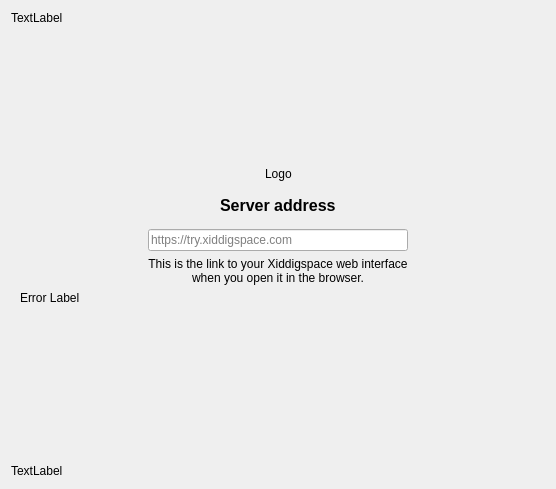
<?xml version="1.0" encoding="UTF-8"?>
<ui version="4.0">
 <class>OwncloudSetupPage</class>
 <widget class="QWidget" name="OwncloudSetupPage">
  <property name="geometry">
   <rect>
    <x>0</x>
    <y>0</y>
    <width>556</width>
    <height>489</height>
   </rect>
  </property>
  <property name="sizePolicy">
   <sizepolicy hsizetype="Preferred" vsizetype="Preferred">
    <horstretch>0</horstretch>
    <verstretch>0</verstretch>
   </sizepolicy>
  </property>
  <property name="windowTitle">
   <string notr="true">Form</string>
  </property>
  <property name="autoFillBackground">
   <bool>false</bool>
  </property>
  <property name="styleSheet">
   <string notr="true"/>
  </property>
  <layout class="QVBoxLayout" name="verticalLayout_2">
   <item>
    <widget class="QLabel" name="topLabel">
     <property name="text">
      <string>TextLabel</string>
     </property>
    </widget>
   </item>
   <item>
    <spacer name="verticalSpacer">
     <property name="orientation">
      <enum>Qt::Vertical</enum>
     </property>
     <property name="sizeType">
      <enum>QSizePolicy::Expanding</enum>
     </property>
     <property name="sizeHint" stdset="0">
      <size>
       <width>20</width>
       <height>80</height>
      </size>
     </property>
    </spacer>
   </item>
   <item>
    <layout class="QHBoxLayout" name="horizontalLayout_4">
     <property name="topMargin">
      <number>0</number>
     </property>
     <item>
      <spacer name="horizontalSpacer_3">
       <property name="orientation">
        <enum>Qt::Horizontal</enum>
       </property>
       <property name="sizeHint" stdset="0">
        <size>
         <width>0</width>
         <height>0</height>
        </size>
       </property>
      </spacer>
     </item>
     <item>
      <widget class="QLabel" name="logoLabel">
       <property name="text">
        <string>Logo</string>
       </property>
      </widget>
     </item>
     <item>
      <spacer name="horizontalSpacer_4">
       <property name="orientation">
        <enum>Qt::Horizontal</enum>
       </property>
       <property name="sizeHint" stdset="0">
        <size>
         <width>0</width>
         <height>0</height>
        </size>
       </property>
      </spacer>
     </item>
    </layout>
   </item>
   <item>
    <spacer name="verticalSpacer_5">
     <property name="orientation">
      <enum>Qt::Vertical</enum>
     </property>
     <property name="sizeType">
      <enum>QSizePolicy::Minimum</enum>
     </property>
     <property name="sizeHint" stdset="0">
      <size>
       <width>0</width>
       <height>0</height>
      </size>
     </property>
    </spacer>
   </item>
   <item>
    <widget class="QWidget" name="login" native="true">
     <property name="sizePolicy">
      <sizepolicy hsizetype="Minimum" vsizetype="Expanding">
       <horstretch>0</horstretch>
       <verstretch>0</verstretch>
      </sizepolicy>
     </property>
     <property name="minimumSize">
      <size>
       <width>0</width>
       <height>80</height>
      </size>
     </property>
     <property name="styleSheet">
      <string notr="true"/>
     </property>
     <layout class="QHBoxLayout" name="horizontalLayout_2">
      <item>
       <layout class="QHBoxLayout" name="serverBox">
        <property name="spacing">
         <number>0</number>
        </property>
        <property name="sizeConstraint">
         <enum>QLayout::SetDefaultConstraint</enum>
        </property>
        <item>
         <layout class="QVBoxLayout" name="verticalLayout">
          <property name="spacing">
           <number>6</number>
          </property>
          <item>
           <spacer name="verticalSpacer_2">
            <property name="orientation">
             <enum>Qt::Vertical</enum>
            </property>
            <property name="sizeType">
             <enum>QSizePolicy::Minimum</enum>
            </property>
            <property name="sizeHint" stdset="0">
             <size>
              <width>0</width>
              <height>0</height>
             </size>
            </property>
           </spacer>
          </item>
          <item>
           <layout class="QHBoxLayout" name="horizontalLayout">
            <property name="topMargin">
             <number>0</number>
            </property>
            <item>
             <spacer name="horizontalSpacer_7">
              <property name="orientation">
               <enum>Qt::Horizontal</enum>
              </property>
              <property name="sizeHint" stdset="0">
               <size>
                <width>0</width>
                <height>0</height>
               </size>
              </property>
             </spacer>
            </item>
            <item>
             <widget class="QLabel" name="serverAddressLabel">
              <property name="font">
               <font>
                <pointsize>12</pointsize>
                <weight>75</weight>
                <bold>true</bold>
               </font>
              </property>
              <property name="text">
               <string>Server address</string>
              </property>
             </widget>
            </item>
            <item>
             <spacer name="horizontalSpacer_8">
              <property name="orientation">
               <enum>Qt::Horizontal</enum>
              </property>
              <property name="sizeHint" stdset="0">
               <size>
                <width>0</width>
                <height>0</height>
               </size>
              </property>
             </spacer>
            </item>
           </layout>
          </item>
          <item>
           <layout class="QHBoxLayout" name="horizontalLayout_5">
            <property name="topMargin">
             <number>0</number>
            </property>
            <item>
             <spacer name="horizontalSpacer_2">
              <property name="orientation">
               <enum>Qt::Horizontal</enum>
              </property>
              <property name="sizeType">
               <enum>QSizePolicy::Expanding</enum>
              </property>
              <property name="sizeHint" stdset="0">
               <size>
                <width>80</width>
                <height>0</height>
               </size>
              </property>
             </spacer>
            </item>
            <item>
             <layout class="QVBoxLayout" name="verticalLayout_5">
              <property name="topMargin">
               <number>8</number>
              </property>
              <property name="rightMargin">
               <number>0</number>
              </property>
              <item>
               <widget class="OCC::PostfixLineEdit" name="leUrl">
                <property name="sizePolicy">
                 <sizepolicy hsizetype="Minimum" vsizetype="Fixed">
                  <horstretch>0</horstretch>
                  <verstretch>0</verstretch>
                 </sizepolicy>
                </property>
                <property name="minimumSize">
                 <size>
                  <width>200</width>
                  <height>0</height>
                 </size>
                </property>
                <property name="placeholderText">
                 <string notr="true">https://try.xiddigspace.com</string>
                </property>
               </widget>
              </item>
              <item>
               <widget class="QLabel" name="serverAddressDescriptionLabel">
                <property name="sizePolicy">
                 <sizepolicy hsizetype="Preferred" vsizetype="Preferred">
                  <horstretch>0</horstretch>
                  <verstretch>0</verstretch>
                 </sizepolicy>
                </property>
                <property name="text">
                 <string>This is the link to your Xiddigspace web interface when you open it in the browser.</string>
                </property>
                <property name="alignment">
                 <set>Qt::AlignCenter</set>
                </property>
                <property name="wordWrap">
                 <bool>true</bool>
                </property>
               </widget>
              </item>
             </layout>
            </item>
            <item>
             <spacer name="horizontalSpacer">
              <property name="orientation">
               <enum>Qt::Horizontal</enum>
              </property>
              <property name="sizeType">
               <enum>QSizePolicy::Expanding</enum>
              </property>
              <property name="sizeHint" stdset="0">
               <size>
                <width>80</width>
                <height>0</height>
               </size>
              </property>
             </spacer>
            </item>
           </layout>
          </item>
          <item>
           <widget class="QLabel" name="errorLabel">
            <property name="sizePolicy">
             <sizepolicy hsizetype="MinimumExpanding" vsizetype="MinimumExpanding">
              <horstretch>0</horstretch>
              <verstretch>0</verstretch>
             </sizepolicy>
            </property>
            <property name="text">
             <string notr="true">Error Label</string>
            </property>
            <property name="textFormat">
             <enum>Qt::RichText</enum>
            </property>
            <property name="openExternalLinks">
             <bool>true</bool>
            </property>
           </widget>
          </item>
          <item>
           <layout class="QHBoxLayout" name="progressLayout"/>
          </item>
          <item>
           <spacer name="verticalSpacer_3">
            <property name="orientation">
             <enum>Qt::Vertical</enum>
            </property>
            <property name="sizeType">
             <enum>QSizePolicy::MinimumExpanding</enum>
            </property>
            <property name="sizeHint" stdset="0">
             <size>
              <width>0</width>
              <height>0</height>
             </size>
            </property>
           </spacer>
          </item>
         </layout>
        </item>
       </layout>
      </item>
     </layout>
    </widget>
   </item>
   <item>
    <spacer name="verticalSpacer_4">
     <property name="orientation">
      <enum>Qt::Vertical</enum>
     </property>
     <property name="sizeType">
      <enum>QSizePolicy::MinimumExpanding</enum>
     </property>
     <property name="sizeHint" stdset="0">
      <size>
       <width>0</width>
       <height>0</height>
      </size>
     </property>
    </spacer>
   </item>
   <item>
    <widget class="QLabel" name="bottomLabel">
     <property name="text">
      <string>TextLabel</string>
     </property>
    </widget>
   </item>
   <item>
    <layout class="QHBoxLayout" name="horizontalLayout_3">
     <property name="bottomMargin">
      <number>0</number>
     </property>
    </layout>
   </item>
  </layout>
 </widget>
 <customwidgets>
  <customwidget>
   <class>OCC::PostfixLineEdit</class>
   <extends>QLineEdit</extends>
   <header>wizard/postfixlineedit.h</header>
  </customwidget>
 </customwidgets>
 <resources/>
 <connections/>
</ui>
